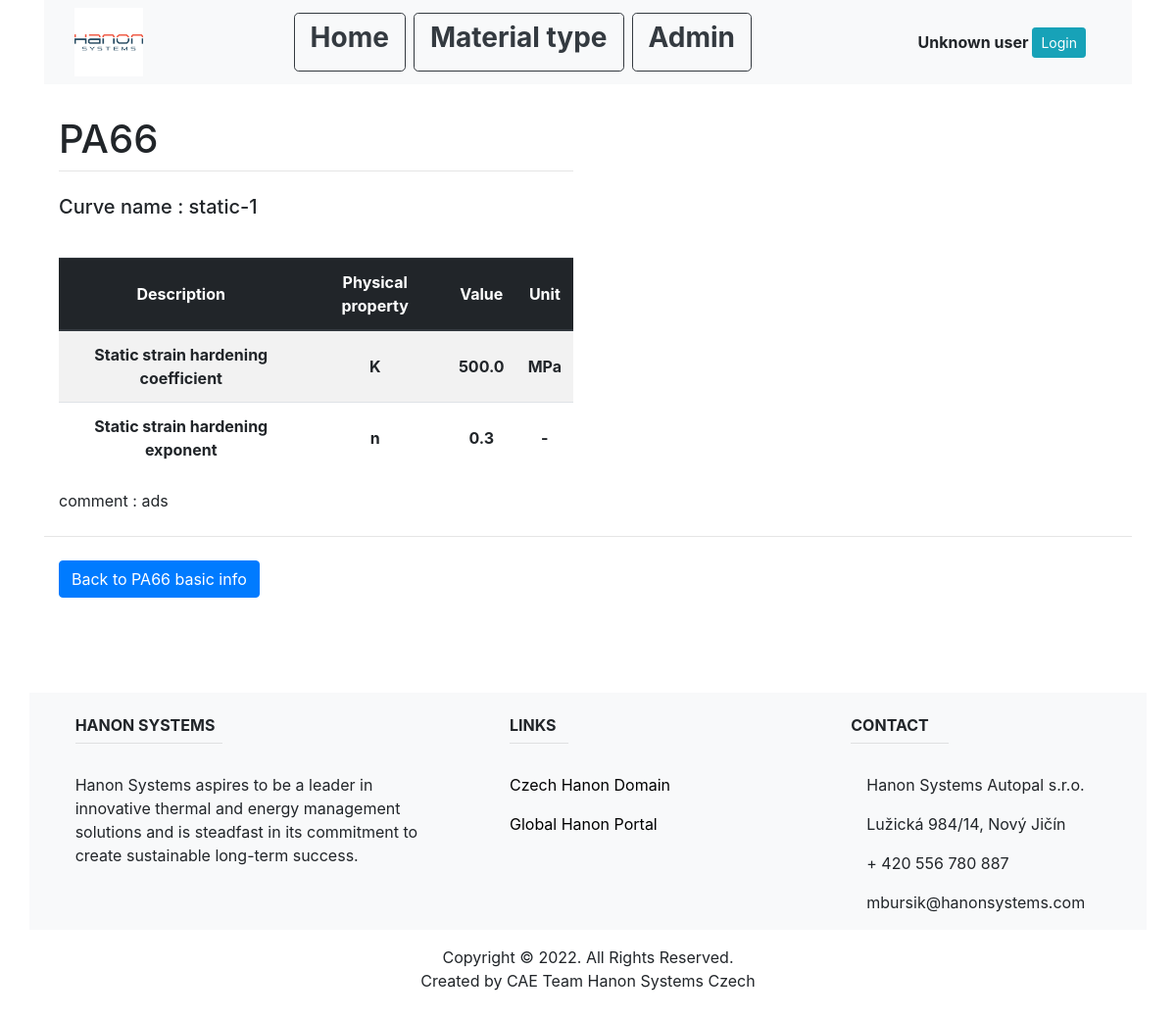
Screenshot of /material_type_list/plastic/5/22/8/7/7/static-1 with the database file from the repository.
### main/models.py (models this page shows, shortened)
class Plastic(models.Model):
    name = models.CharField(max_length=200, unique=True)
    material_type_id = models.ForeignKey(MaterialType, on_delete=models.CASCADE)

class FibreStaticCurve(models.Model):
    curve_type = "Static curve"
    name = models.CharField(max_length=200, unique=True)
    K = models.FloatField(max_length=200)
    n = models.FloatField(max_length=200)
    comment = models.CharField(max_length=1000)
    fibre_id = models.ForeignKey(FibreOrientation, on_delete=models.CASCADE)

### main/views.py (the view)
# urls.py: path('material_type_list/plastic/<int:material_type_id>/<int:plastic_id>/<int:water_id>/<int:temp_id>/<int:fibre_id>/<str:curve_name>', views.fibre_curve_info, name="fibre_curve_info"),
def fibre_curve_info(response, material_type_id, plastic_id, water_id, temp_id, fibre_id, curve_name):
    material_type = MaterialType.objects.get(pk=material_type_id)
    material_info = Plastic.objects.get(pk=plastic_id)
    water_info = WaterContent.objects.get(pk=water_id)
    temp_info = Temperature.objects.get(pk=temp_id)
    fibre_info = FibreOrientation.objects.get(pk=fibre_id)
    if FibreSnCurve.objects.filter(name=curve_name).exists():
        curve_info = FibreSnCurve.objects.get(name=curve_name)
        data = Graph().sn_curve(curve_info)
        return render(response, "main/sn_curve.html", {
            "material_type": material_type,
            "material_info": material_info,
            "water_info": water_info,
            "temp_info": temp_info,
            "fibre_info": fibre_info,
            "curve_info": curve_info,
            "data": data,
        })
    elif FibreStaticCurve.objects.filter(name=curve_name).exists():
        curve_info = FibreStaticCurve.objects.get(name=curve_name)
        data = Graph().static_curve(curve_info, FibreOrientation.objects.get(pk=fibre_id).E)
        return render(response, "main/static_curve.html", {
            "material_type": material_type,
            "material_info": material_info,
            "water_info": water_info,
            "temp_info": temp_info,
            "fibre_info": fibre_info,
            "curve_info": curve_info,
            "data": data,
        })
    else:
        return HttpResponse("chyba")

### main/templates/main/static_curve.html (shortened to what this page needs)
{% extends "main/base.html" %}
{% block content %}
<br>
<div class="container">
  <div class="row">
    <div class="col-md-6">
        <h1 class="mt-2">{{material_info.name}}</h1>
        <hr class="mt-0 mb-4">
        <div>
            <p class="mb-0"><h5>Curve name : {{curve_info.name}}</h5></p>
        </div>
        <br>
        <table class="table table-striped">
            <thead class="thead-dark">
            <tr>
                <th class="text-center align-middle" scope="col">Description</th>
                <th class="text-center align-middle" scope="col">Physical property</th>
                <th class="text-center align-middle" scope="col">Value</th>
                <th class="text-center align-middle" scope="col">Unit</th>
            </tr>
            </thead>
            <tbody>
            <tr>
                <th class="text-center align-middle" scope="row">Static strain hardening coefficient</th>
                <th class="text-center align-middle" scope="row">K</th>
                <th class="text-center align-middle" scope="row">{{curve_info.K}}</th>
                <th class="text-center align-middle" scope="row">MPa</th>
            </tr>
            <tr>
                <th class="text-center align-middle" scope="row">Static strain hardening exponent</th>
                <th class="text-center align-middle" scope="row">n</th>
                <th class="text-center align-middle" scope="row">{{curve_info.n}}</th>
                <th class="text-center align-middle" scope="row">-</th>
            </tr>
            </tbody>
        </table>
        <div>
            <p class="mb-0">comment : {{curve_info.comment}}</p>
        </div>
    </div>
    <div class="col-md-4">
        <div id = "container" style = "width: 600px; height: 200px; margin: 0 auto">
        </div>
    </div>
  </div>
</div>
<br>
<hr class="mt-0 mb-4">
<div class="container">
    <input class="btn btn-primary" type=button value="Back to {{material_info.name}} basic info" onClick="javascript:history.go(-1);">
</div>
{% endblock %}

### rows the page displays
Plastic: name "PA66", name "Back to PA66 basic info"
FibreStaticCurve: name "static-1", K "500.0", n "0.3", comment "ads"
